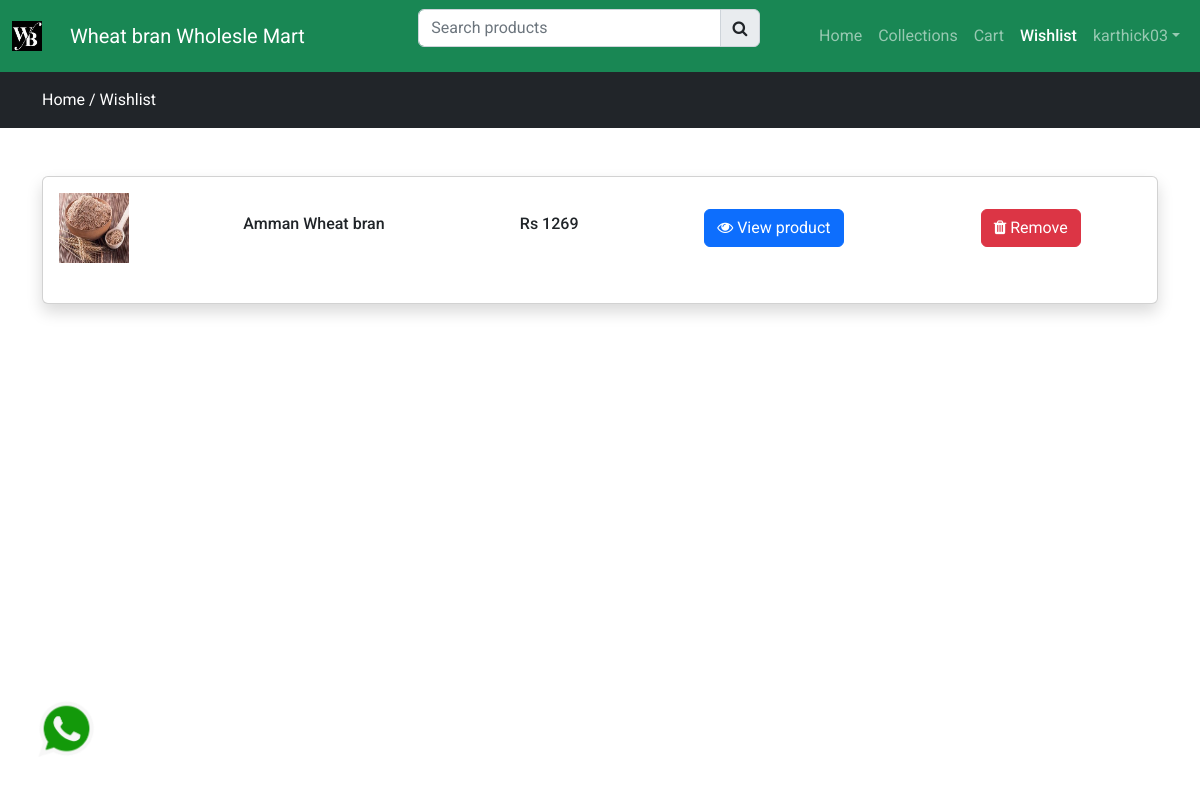
The page /wishlist (signed in) on the database its author committed.
### store/models.py (models this page shows, shortened)
class Wishlist(models.Model):
    user = models.ForeignKey(User, on_delete=models.CASCADE)
    product = models.ForeignKey(Product, on_delete=models.CASCADE)
    created_at = models.DateTimeField(auto_now_add=True)

class Product(models.Model):
    category = models.ForeignKey(Category, on_delete=models.CASCADE)
    slug = models.CharField(max_length=40, null=False, blank=False)
    name = models.CharField(max_length=40, null=False, blank=False)
    product_image = models.ImageField(upload_to=get_file_path, null=True, blank=True)
    small_description = models.CharField(max_length=250, null=False, blank=False)
    quantity = models.IntegerField(null=False, blank=False)
    description = models.TextField(max_length=500, null=False, blank=False)
    original_price = models.FloatField(max_length=5, null=False, blank=False)
    selling_price = models.FloatField(max_length=5, null=False, blank=False)
    status = models.BooleanField(default=False, help_text="0=default, 1=hidden")
    trending = models.BooleanField(default=False, help_text="0=default, 1=Trending")
    tag = models.CharField(max_length=10, null=False, blank=False)
    meta_title = models.CharField(max_length=50, null=False, blank=False)
    meta_keywords = models.CharField(max_length=50, null=False, blank=False)
    meta_description = models.TextField(max_length=100, null=False, blank=False)
    created_at = models.DateTimeField(max_length=5, auto_now_add=True)

### store/controller/wishlist.py (the view)
# urls.py: path('wishlist', wishlist.index, name="wishlist"),
@login_required(login_url='loginpage')
def index(request):
    wishlist = Wishlist.objects.filter(user=request.user)
    context = {'wishlist': wishlist}
    return render(request, 'store/wishlist.html', context)

### store/templates/store/wishlist.html (shortened to what this page needs)
{% extends 'store/layouts/main.html' %}
{% block content %}
<div class="py-3 bg-dark">
    <div class="container">
        <a class="text-white" href="{% url 'home' %}">Home  /</a>
        <a class="text-white" href="{% url 'wishlist' %}">Wishlist</a>
    </div>
</div>
<div class="py-5">
    <div class="container">
        <div class="row">
            <div class="col-md-12">
                <div class="card shadow ">
                    <div class="card-body wishdata">
                        {% if wishlist %}
                             {% for item in wishlist %}
                                  <div class="row product_data">
                                      <div class="col-md-2 my-auto">
                                           <img src="{{item.product.product_image.url}}" height="70px" width="70px" alt="Image here">
                                      </div>
                                      <div class="col-md-3 my-auto">
                                          <h6>{{ item.product.name }}</h6>
                                      </div>
                                      <div class="col-md-2 my-auto">
                                          <h6> Rs {{ item.product.selling_price | stringformat:'d' }}</h6>
                                      </div>
                                      <div class="col-md-3 my-auto">
                                          <a href="{% url 'productview' item.product.category.slug item.product.slug %}" class="btn btn-primary">
                                              <i class="fa fa-eye"> </i> View product
                                          </a>
                                      </div>
                                      <div class="col-md-2 my-auto">
                                          <button class="btn btn-danger delete-wishlist-item"><i class="fa fa-trash"></i> Remove</button>
                                      </div>
                                  </div>
                                  <br>
                             {% endfor %}
                        {% else %}
                             <h4> Your wishlist is empty</h4>
                        {% endif %}
                    </div>
                </div>
            </div>
        </div>
    </div>
</div>
{% endblock content %}

### store/templates/store/inc/navbar.html (shortened to what this page needs)
{% load static %}
<nav class="navbar navbar-expand-lg navbar-dark bg-success">
    <nav class="navbar bg-success">
  <div class="container-fluid">
    <a class="navbar-brand" href="#">
      <img src="{% static 'images/logo1.jpg' %}" alt="Logo" width="30" height="30" class="d-inline-block align-text-top bg-success">
    </a>
  </div>
</nav>
    <a class="navbar-brand" href="#">Wheat bran Wholesle Mart</a>
<div class="container">
      <div class="search-bar">
      <form action="{% url 'searchproduct' %}" method="POST">
      <div class="input-group">
         <input type="search" required class="form-control" name="productsearch" id="searchproducts" placeholder="Search products">
          <button type="submit" class="input-group-text" ><i class="fa fa-search"></i></button>
      </div>
      </form>
      </div>
    <div class="collapse navbar-collapse" id="navbarNav">
      <ul class="navbar-nav ms-auto">
        <li class="nav-item">
          <a class="nav-link {% if request.resolver_match.url_name == 'home' %}active{% endif %}" aria-current="page" href="{% url 'home' %}">Home</a>
        </li>
        <li class="nav-item">
          <a class="nav-link {% if request.resolver_match.url_name == 'collections' %}active{% endif %}" href="{% url 'collections' %}">Collections</a>
        </li>
          <li class="nav-item">
          <a class="nav-link {% if request.resolver_match.url_name == 'cart' %}active{% endif %}" aria-current="page" href="{% url 'cart' %}">Cart</a>
        </li>
          <li class="nav-item">
          <a class="nav-link {% if request.resolver_match.url_name == 'wishlist' %}active{% endif %}" aria-current="page" href="{% url 'wishlist' %}">Wishlist</a>
        </li>
        {% if request.user.is_authenticated %}
            <li class="nav-item dropdown">
                <a class="nav-link dropdown-toggle" href="#" role="button" data-bs-toggle="dropdown" aria-expanded="false">{{ request.user }}</a>
            </li>
        {% endif %}
      </ul>
    </div>
  </div>
</nav>

### static/css/custom.css (style rules this page uses)
.search-bar { width: 40% !important; margin-left: 10%; }

### store/templates/store/layouts/main.html (style rules this page uses)
* { font-family: 'Roboto', sans-serif; }
a { text-decoration: none; color: #000; }
.active { font-weight:500; }

### rows shown on the page
Wishlist: product.product_image (picture), product.name "Amman Wheat bran", product.selling_price "1269"

### other values the page prints
{{ request.user }} "karthick03"
